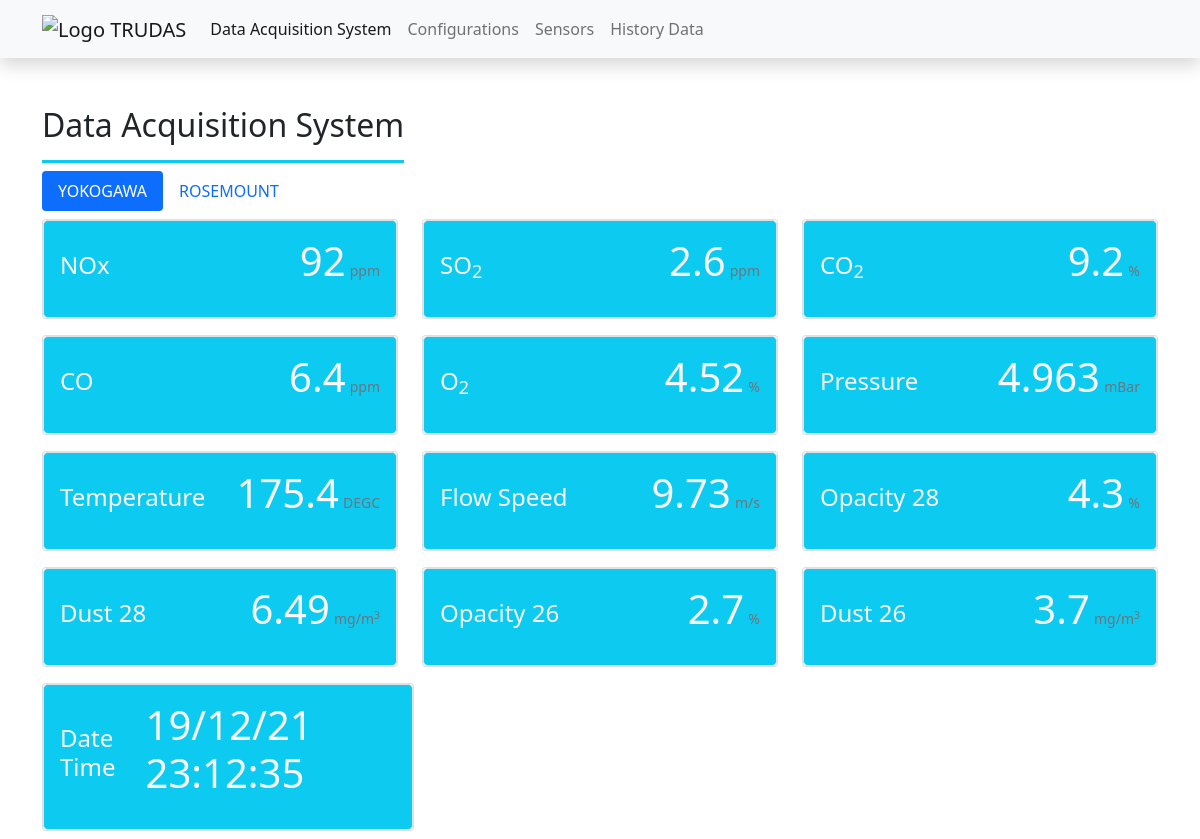
/egateway-das/index.php?group_name=YOKOGAWA, run on the app's committed database.
### tables this page shows
CREATE TABLE `sensor_values` (
  `id` int(10) unsigned NOT NULL AUTO_INCREMENT,
  `sensor_id` int(11) NOT NULL DEFAULT 0,
  `data` double NOT NULL DEFAULT 0,
  `xtimestamp` timestamp NOT NULL DEFAULT current_timestamp() ON UPDATE current_timestamp(),
  PRIMARY KEY (`id`),
  KEY `labjack_id` (`sensor_id`)
);

CREATE TABLE `sensors` (
  `id` int(10) unsigned NOT NULL AUTO_INCREMENT,
  `sensor_code` varchar(30) NOT NULL,
  `unit` varchar(100) NOT NULL,
  `formula` varchar(255) NOT NULL,
  `group_name` varchar(10) DEFAULT NULL,
  `xtimestamp` timestamp NOT NULL DEFAULT current_timestamp() ON UPDATE current_timestamp(),
  PRIMARY KEY (`id`),
  KEY `labjack_code` (`sensor_code`),
  KEY `group_name` (`group_name`)
);

### egateway-das/app.php (called while the page is built, shortened)
<?php
class App extends mysqli
{
    public function getGroupNames()
    {
        $result = $this->query("SELECT group_name FROM sensors GROUP BY group_name order by id");
        while ($row = $result->fetch_assoc()) {
            $return[] = $row["group_name"];
        }
        return $return;
    }
    public function getSensorValues($group_name = "")
    {
        try {
            $query = "SELECT sensor_values.*,sensors.sensor_code,sensors.unit FROM sensor_values JOIN sensors ON sensor_values.sensor_id = sensors.id WHERE sensors.group_name='" . $group_name . "'";
            $execute = $this->query($query);
            $i = 0;
            $data = [];
            while ($row = $execute->fetch_assoc()) {
                $data[$i] = $row;
                $i++;
            }
            return $data;
        } catch (Exception $e) {
            return null;
        }
    }
}

### egateway-das/index.php (the view, shortened to what this page needs)
<?php
include_once 'app.php';
$app = new App();
$groupNames = $app->getGroupNames();
$sensorValues = $app->getSensorValues((isset($_GET["group_name"])) ? $_GET["group_name"] : "");
?>
<!DOCTYPE html>
<html lang="en">
<head>
    <link href="assets/css/bootstrap.min.css" rel="stylesheet">
</head>
<body>
    <?php include 'assets/navbar.php'; ?>
    <div class="container mt-5">
        <h1 class="h2 text-dark border-bottom border-3 pr-3 pb-3 border-info d-inline-block">Data Acquisition System</h1>
        <div class="row">
            <div class="col-md-4">
                <ul class="nav nav-pills">
                    <?php foreach ($groupNames as $groupName) : ?>
                        <li class="nav-item">
                            <a class="nav-link <?= (@$_GET["group_name"] == $groupName) ? "active" : ""; ?>" aria-current="page" href="?group_name=<?= $groupName; ?>"><?= $groupName; ?></a>
                        </li>
                    <?php endforeach; ?>
                </ul>
            </div>
        </div>
        <div class="row">
            <?php foreach ($sensorValues as $value) : ?>
                <div class="col-md-4">
                    <div class="card my-2">
                        <div class="card-body border bg-info rounded rounded-3 text-light">
                            <div class="d-flex justify-content-between align-items-center sensor">
                                <h1 class="h4"><?= $value['sensor_code'] ?></h1>
                                <p><span class="h1" data-id="<?= $value['sensor_id'] ?>"><?= $value['data'] ?></span> <small class="text-muted"><?= $value['unit'] ?></small></p>
                            </div>
                        </div>
                    </div>
                </div>
            <?php endforeach; ?>
        </div>
        <div class="col-md-4">
            <div class="card my-2">
                <div class="card-body border bg-info rounded rounded-3 text-light">
                    <div class="d-flex justify-content-between align-items-center sensor">
                        <h1 class="h4">Date Time</h1>
                        <p><span class="h1" id="datetime"><?= date("d/m/Y H:i:s"); ?></span></p>
                    </div>
                </div>
            </div>
        </div>
    </div>
</body>
</html>

### egateway-das/assets/navbar.php (shortened to what this page needs)
<?php $page = basename($_SERVER["SCRIPT_FILENAME"], '.php'); ?>
<nav class="navbar navbar-expand-lg navbar-light bg-light shadow">
    <div class="container">
        <a class="navbar-brand" href="index.php">
            <img src="assets/logo-trudas.png" alt="Logo TRUDAS" height="24">
        </a>
        <div class="collapse navbar-collapse" id="navbarSupportedContent">
            <ul class="navbar-nav me-auto mb-2 mb-lg-0">
                <li class="nav-item">
                    <a class="nav-link <?= $page == "index" ? 'active' : ''; ?>" aria-current="page" href="index.php">Data Acquisition System</a>
                </li>
                <li class="nav-item">
                    <a class="nav-link <?= $page == "configuration" ? 'active' : ''; ?>" href="configuration.php">Configurations</a>
                </li>
                <li class="nav-item">
                    <a class="nav-link <?= $page == "sensors" ? 'active' : ''; ?>" href="sensors.php">Sensors</a>
                </li>
                <li class="nav-item">
                    <a class="nav-link <?= $page == "histories" ? 'active' : ''; ?>" href="histories.php">History Data</a>
                </li>
            </ul>
        </div>
    </div>
</nav>

### data on the page
sensor_values: sensor.sensor_code "NOx", data "92", sensor.unit "ppm"
sensor_values: sensor.sensor_code "SO 2", data "2.6", sensor.unit "ppm"
sensor_values: sensor.sensor_code "CO 2", data "9.2", sensor.unit "%"
sensor_values: sensor.sensor_code "CO", data "6.4", sensor.unit "ppm"
sensor_values: sensor.sensor_code "O 2", data "4.52", sensor.unit "%"
sensor_values: sensor.sensor_code "Pressure", data "4.963", sensor.unit "mBar"
sensor_values: sensor.sensor_code "Temperature", data "175.4", sensor.unit "DEGC"
sensor_values: sensor.sensor_code "Flow Speed", data "9.73", sensor.unit "m/s"
sensor_values: sensor.sensor_code "Opacity 28", data "4.3", sensor.unit "%"
sensor_values: sensor.sensor_code "Dust 28", data "6.49", sensor.unit "mg/m 3"
sensor_values: sensor.sensor_code "Opacity 26", data "2.7", sensor.unit "%"
sensor_values: sensor.sensor_code "Dust 26", data "3.7", sensor.unit "mg/m 3"

### other printed values
$groupName "YOKOGAWA"
$groupName "ROSEMOUNT"
